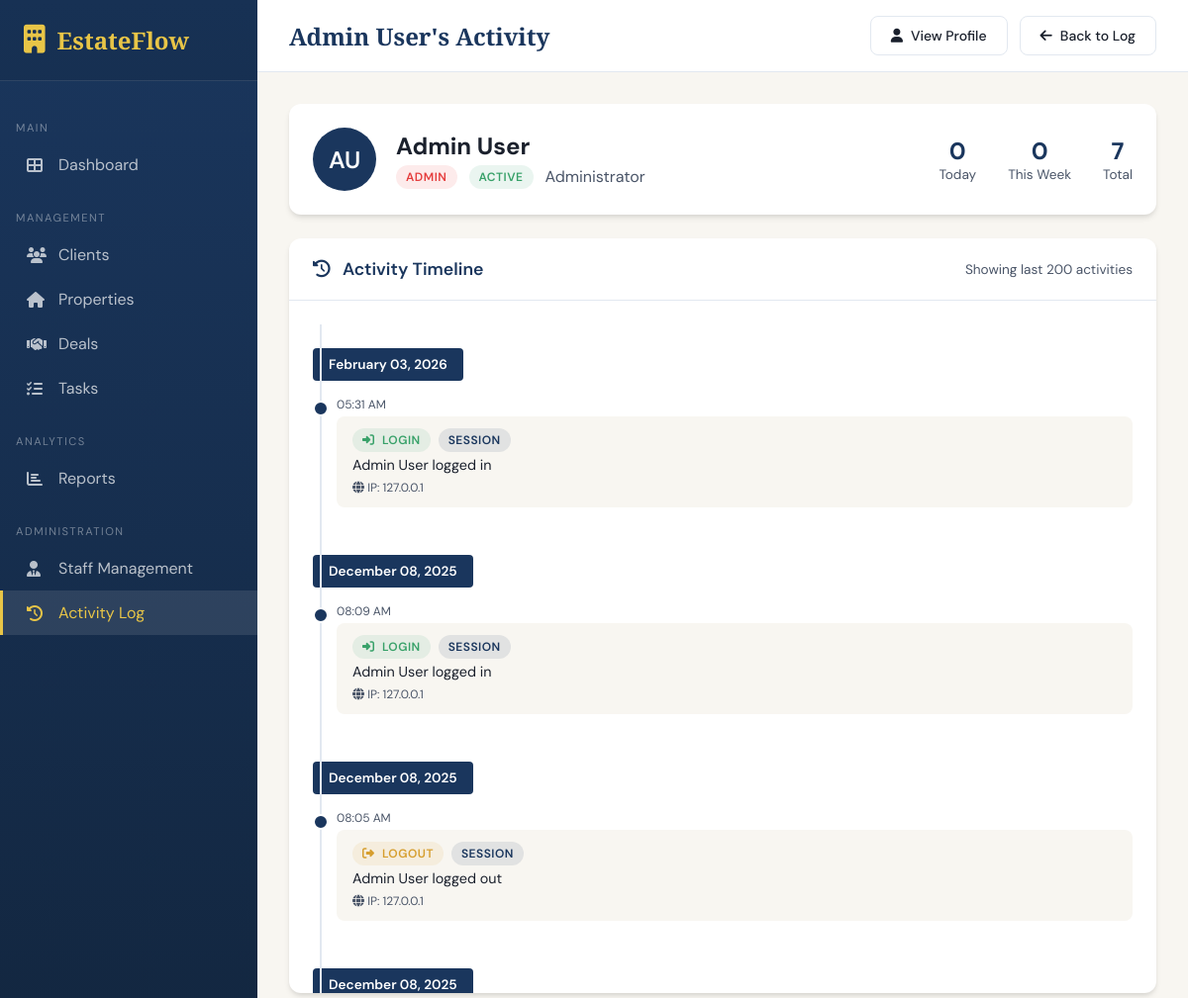
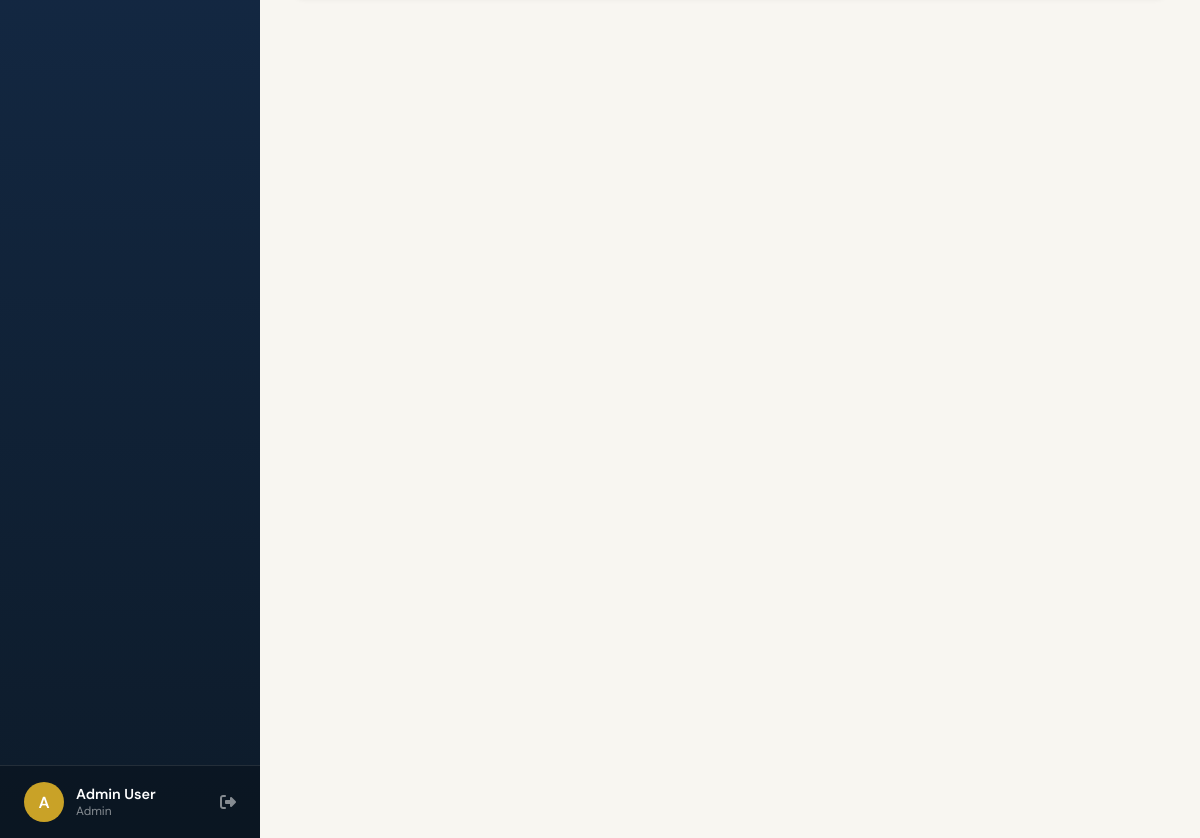
The page /activity-log/user/1 (signed in) on the database its author committed (2 pictures, top to bottom).
### app.py (models this page shows, shortened)
class User(UserMixin, db.Model):
    id = db.Column(db.Integer, primary_key=True)
    username = db.Column(db.String(80), unique=True, nullable=False)
    email = db.Column(db.String(120), unique=True, nullable=False)
    password_hash = db.Column(db.String(256), nullable=False)
    role = db.Column(db.String(20), default='staff')  # admin, manager, staff
    first_name = db.Column(db.String(50))
    last_name = db.Column(db.String(50))
    phone = db.Column(db.String(20))
    position = db.Column(db.String(50))  # e.g., Senior Agent, Junior Agent, etc.
    hire_date = db.Column(db.Date)
    commission_rate = db.Column(db.Float, default=3.0)
    is_active = db.Column(db.Boolean, default=True)
    avatar_color = db.Column(db.String(20), default='#1a365d')
    created_at = db.Column(db.DateTime, default=datetime.utcnow)
    created_by = db.Column(db.Integer, db.ForeignKey('user.id'))
    properties = db.relationship('Property', backref='agent', lazy=True, foreign_keys='Property.agent_id')
    clients = db.relationship('Client', backref='agent', lazy=True, foreign_keys='Client.agent_id')
    tasks = db.relationship('Task', backref='assigned_to', lazy=True, foreign_keys='Task.user_id')
    @property
    def full_name(self):
        if self.first_name and self.last_name:
            return f"{self.first_name} {self.last_name}"
        return self.username
    def is_admin(self):
        return self.role == 'admin'

class Activity(db.Model):
    id = db.Column(db.Integer, primary_key=True)
    user_id = db.Column(db.Integer, db.ForeignKey('user.id'), nullable=False)
    action = db.Column(db.String(50), nullable=False)  # created, updated, deleted, viewed, login, logout
    entity_type = db.Column(db.String(50))  # client, property, deal, task, showing, staff
    entity_id = db.Column(db.Integer)
    entity_name = db.Column(db.String(200))  # Store name for display even if entity is deleted
    details = db.Column(db.Text)  # Additional details in JSON format
    ip_address = db.Column(db.String(50))
    created_at = db.Column(db.DateTime, default=datetime.utcnow)
    user = db.relationship('User', backref='activities', lazy=True)
    @property
    def action_icon(self):
        icons = {
            'created': 'fa-plus-circle',
            'updated': 'fa-edit',
            'deleted': 'fa-trash',
            'viewed': 'fa-eye',
            'login': 'fa-sign-in-alt',
            'logout': 'fa-sign-out-alt',
            'status_change': 'fa-exchange-alt',
            'scheduled': 'fa-calendar-plus'
        }
        return icons.get(self.action, 'fa-circle')
    @property
    def action_color(self):
        colors = {
            'created': 'success',
            'updated': 'info',
            'deleted': 'danger',
            'viewed': 'primary',
            'login': 'success',
            'logout': 'warning',
            'status_change': 'info',
            'scheduled': 'primary'
        }
        return colors.get(self.action, 'primary')

### app.py (the view)
@app.route('/activity-log/user/<int:user_id>')
@login_required
@admin_required
def user_activity_log(user_id):
    user = User.query.get_or_404(user_id)
    activities = Activity.query.filter_by(user_id=user_id)\
        .order_by(Activity.created_at.desc()).limit(200).all()
    today = datetime.utcnow().date()
    today_count = Activity.query.filter(
        Activity.user_id == user_id,
        db.func.date(Activity.created_at) == today
    ).count()
    week_start = today - timedelta(days=today.weekday())
    week_count = Activity.query.filter(
        Activity.user_id == user_id,
        Activity.created_at >= datetime.combine(week_start, datetime.min.time())
    ).count()
    total_count = Activity.query.filter_by(user_id=user_id).count()
    return render_template('user_activity_log.html',
        user=user,
        activities=activities,
        today_count=today_count,
        week_count=week_count,
        total_count=total_count
    )

### templates/user_activity_log.html (shortened to what this page needs)
{% extends "base.html" %}
{% block content %}
<div class="top-bar">
    <h1 class="page-title">{{ user.full_name }}'s Activity</h1>
    <div class="top-actions">
        <a href="{{ url_for('view_staff', id=user.id) }}" class="btn btn-outline">
            <i class="fas fa-user"></i> View Profile
        </a>
        <a href="{{ url_for('activity_log') }}" class="btn btn-outline">
            <i class="fas fa-arrow-left"></i> Back to Log
        </a>
    </div>
</div>
<div class="content-area">
    <div class="card" style="margin-bottom: 24px;">
        <div class="card-body">
            <div style="display: flex; gap: 20px; align-items: center;">
                <div style="width: 64px; height: 64px; border-radius: 50%; background: {{ user.avatar_color or '#1a365d' }}; color: white; display: flex; align-items: center; justify-content: center; font-size: 1.5rem; font-weight: 600;">
                    {{ user.first_name[0]|upper if user.first_name else user.username[0]|upper }}{{ user.last_name[0]|upper if user.last_name else '' }}
                </div>
                <div style="flex: 1;">
                    <h2 style="margin: 0 0 4px 0;">{{ user.full_name }}</h2>
                    <div style="display: flex; gap: 12px; align-items: center;">
                        <span class="badge {% if user.role == 'admin' %}badge-danger{% elif user.role == 'manager' %}badge-warning{% else %}badge-info{% endif %}">
                            {{ user.role|capitalize }}
                        </span>
                        <span class="badge {% if user.is_active %}badge-success{% else %}badge-danger{% endif %}">
                            {% if user.is_active %}Active{% else %}Inactive{% endif %}
                        </span>
                        {% if user.position %}
                        <span style="color: var(--text-light);">{{ user.position }}</span>
                        {% endif %}
                    </div>
                </div>
                <div style="display: flex; gap: 32px; text-align: center;">
                    <div>
                        <div style="font-size: 1.5rem; font-weight: 700; color: var(--primary);">{{ today_count }}</div>
                        <div style="font-size: 0.85rem; color: var(--text-light);">Today</div>
                    </div>
                    <div>
                        <div style="font-size: 1.5rem; font-weight: 700; color: var(--primary);">{{ week_count }}</div>
                        <div style="font-size: 0.85rem; color: var(--text-light);">This Week</div>
                    </div>
                    <div>
                        <div style="font-size: 1.5rem; font-weight: 700; color: var(--primary);">{{ total_count }}</div>
                        <div style="font-size: 0.85rem; color: var(--text-light);">Total</div>
                    </div>
                </div>
            </div>
        </div>
    </div>
    <div class="card">
        <div class="card-header">
            <h3 class="card-title">
                <i class="fas fa-history" style="margin-right: 8px;"></i>
                Activity Timeline
            </h3>
            <span style="color: var(--text-light); font-size: 0.85rem;">
                Showing last 200 activities
            </span>
        </div>
        <div class="card-body" style="max-height: 700px; overflow-y: auto;">
            {% if activities %}
                <div class="timeline">
                    {% set current_date = None %}
                    {% for activity in activities %}
                        {% set activity_date = activity.created_at.strftime('%Y-%m-%d') %}
                        {% if activity_date != current_date %}
                            {% set current_date = activity_date %}
                            <div style="margin: 24px 0 16px -24px; padding: 8px 16px; background: var(--primary); color: white; border-radius: 4px; font-weight: 600; font-size: 0.85rem; display: inline-block;">
                                {{ activity.created_at.strftime('%B %d, %Y') }}
                            </div>
                        {% endif %}
                        <div class="timeline-item">
                            <div class="timeline-date">
                                {{ activity.created_at.strftime('%I:%M %p') }}
                            </div>
                            <div class="timeline-content">
                                <div style="display: flex; align-items: center; gap: 8px; margin-bottom: 4px;">
                                    <span class="badge badge-{{ activity.action_color }}">
                                        <i class="fas {{ activity.action_icon }}" style="margin-right: 4px;"></i>
                                        {{ activity.action|replace('_', ' ')|capitalize }}
                                    </span>
                                    {% if activity.entity_type %}
                                    <span class="badge badge-primary">{{ activity.entity_type|capitalize }}</span>
                                    {% endif %}
                                </div>
                                <p style="margin: 0; font-size: 0.9rem;">
                                    {{ activity.details or activity.entity_name or 'No details' }}
                                </p>
                                {% if activity.ip_address %}
                                <div style="margin-top: 6px; font-size: 0.75rem; color: var(--text-light);">
                                    <i class="fas fa-globe"></i> IP: {{ activity.ip_address }}
                                </div>
                                {% endif %}
                            </div>
                        </div>
                    {% endfor %}
                </div>
            {% else %}
                <div class="empty-state">
                    <i class="fas fa-history"></i>
                    <h3>No activities yet</h3>
                    <p>This user hasn't performed any tracked actions</p>
                </div>
            {% endif %}
        </div>
    </div>
</div>
{% endblock %}

### templates/base.html (shortened to what this page needs)
<!DOCTYPE html>
<html lang="en">
<head>
    <link rel="stylesheet" href="https://cdnjs.cloudflare.com/ajax/libs/font-awesome/6.4.0/css/all.min.css">
</head>
<body>
    {% if current_user.is_authenticated %}
    <aside class="sidebar">
        <div class="sidebar-header">
            <div class="sidebar-logo">
                <i class="fas fa-building"></i>
                <span>EstateFlow</span>
            </div>
        </div>
        <nav class="sidebar-nav">
            <div class="nav-section">Main</div>
            <a href="{{ url_for('dashboard') }}" class="nav-link {% if request.endpoint == 'dashboard' %}active{% endif %}">
                <i class="fas fa-th-large"></i>
                <span>Dashboard</span>
            </a>
            <div class="nav-section">Management</div>
            <a href="{{ url_for('clients') }}" class="nav-link {% if 'client' in request.endpoint %}active{% endif %}">
                <i class="fas fa-users"></i>
                <span>Clients</span>
            </a>
            <a href="{{ url_for('properties') }}" class="nav-link {% if 'propert' in request.endpoint %}active{% endif %}">
                <i class="fas fa-home"></i>
                <span>Properties</span>
            </a>
            <a href="{{ url_for('deals') }}" class="nav-link {% if 'deal' in request.endpoint %}active{% endif %}">
                <i class="fas fa-handshake"></i>
                <span>Deals</span>
            </a>
            <a href="{{ url_for('tasks') }}" class="nav-link {% if 'task' in request.endpoint %}active{% endif %}">
                <i class="fas fa-tasks"></i>
                <span>Tasks</span>
            </a>
            <div class="nav-section">Analytics</div>
            <a href="{{ url_for('reports') }}" class="nav-link {% if request.endpoint == 'reports' %}active{% endif %}">
                <i class="fas fa-chart-bar"></i>
                <span>Reports</span>
            </a>
            {% if current_user.is_admin() %}
            <div class="nav-section">Administration</div>
            <a href="{{ url_for('staff_list') }}" class="nav-link {% if 'staff' in request.endpoint %}active{% endif %}">
                <i class="fas fa-user-tie"></i>
                <span>Staff Management</span>
            </a>
            <a href="{{ url_for('activity_log') }}" class="nav-link {% if 'activity' in request.endpoint %}active{% endif %}">
                <i class="fas fa-history"></i>
                <span>Activity Log</span>
            </a>
            {% endif %}
        </nav>
        <div class="sidebar-footer">
            <div class="user-info">
                <div class="user-avatar">{{ current_user.first_name[0]|upper if current_user.first_name else current_user.username[0]|upper }}</div>
                <div class="user-details">
                    <div class="user-name">{{ current_user.full_name }}</div>
                    <div class="user-role">{{ current_user.role|capitalize }}</div>
                </div>
                <a href="{{ url_for('logout') }}" title="Logout" style="color: rgba(255,255,255,0.5);">
                    <i class="fas fa-sign-out-alt"></i>
                </a>
            </div>
        </div>
    </aside>
    {% endif %}
    <main class="main-content" {% if not current_user.is_authenticated %}style="margin-left: 0;"{% endif %}>
        {% block content %}{% endblock %}
    </main>
</body>
</html>

### rows shown on the page
User: first_name "A", full_name "Admin User", role "Admin", last_name "U", role "ADMIN", position "Administrator"
Activity: created_at "February 03, 2026", created_at "05:31 AM", action "LOGIN", entity_type "SESSION", details+entity_name "Admin User logged in", ip_address "127.0.0.1"
Activity: created_at "December 08, 2025", created_at "08:09 AM", action "LOGIN", entity_type "SESSION", details+entity_name "Admin User logged in", ip_address "127.0.0.1"
Activity: created_at "December 08, 2025", created_at "08:05 AM", action "LOGOUT", entity_type "SESSION", details+entity_name "Admin User logged out", ip_address "127.0.0.1"
Activity: created_at "December 08, 2025"

### other values the page prints
{{ today_count }} "0"
{{ week_count }} "0"
{{ total_count }} "7"
